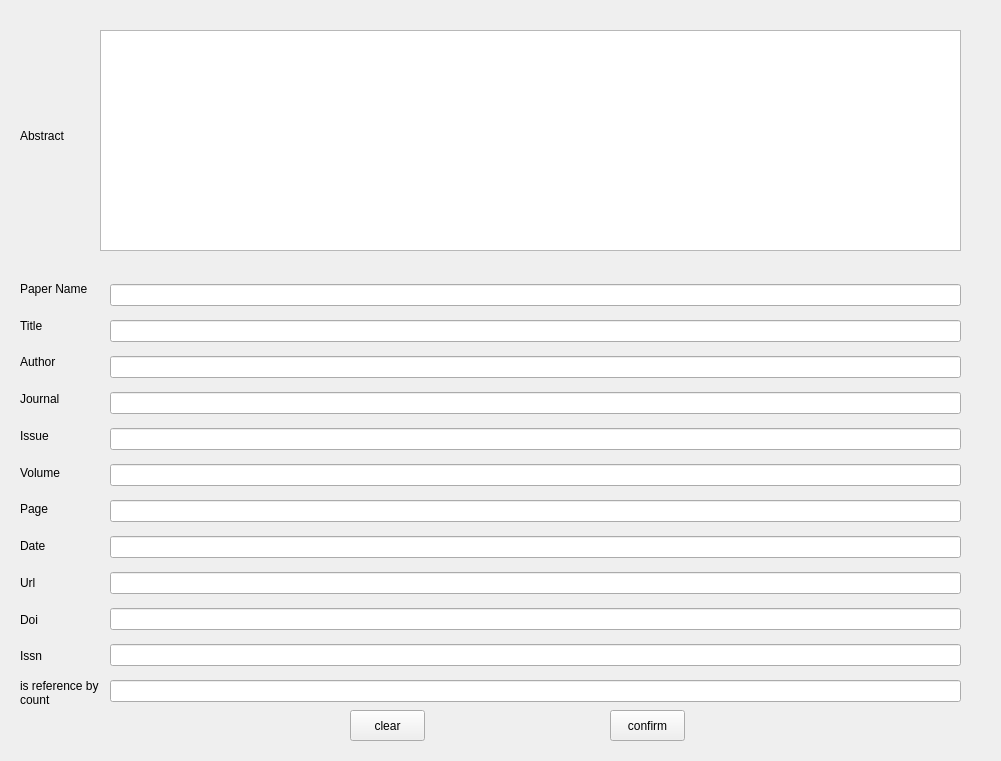
<?xml version="1.0" encoding="UTF-8"?>
<ui version="4.0">
 <class>Form</class>
 <widget class="QWidget" name="Form">
  <property name="geometry">
   <rect>
    <x>0</x>
    <y>0</y>
    <width>1001</width>
    <height>761</height>
   </rect>
  </property>
  <property name="windowTitle">
   <string>Paper Detail</string>
  </property>
  <widget class="QTextEdit" name="abstractTextEdit">
   <property name="geometry">
    <rect>
     <x>100</x>
     <y>30</y>
     <width>861</width>
     <height>221</height>
    </rect>
   </property>
   <property name="html">
    <string>&lt;!DOCTYPE HTML PUBLIC &quot;-//W3C//DTD HTML 4.0//EN&quot; &quot;http://www.w3.org/TR/REC-html40/strict.dtd&quot;&gt;
&lt;html&gt;&lt;head&gt;&lt;meta name=&quot;qrichtext&quot; content=&quot;1&quot; /&gt;&lt;meta charset=&quot;utf-8&quot; /&gt;&lt;style type=&quot;text/css&quot;&gt;
p, li { white-space: pre-wrap; }
hr { height: 1px; border-width: 0; }
li.unchecked::marker { content: &quot;\2610&quot;; }
li.checked::marker { content: &quot;\2612&quot;; }
&lt;/style&gt;&lt;/head&gt;&lt;body style=&quot; font-family:'Microsoft YaHei UI'; font-size:9pt; font-weight:400; font-style:normal;&quot;&gt;
&lt;p style=&quot;-qt-paragraph-type:empty; margin-top:0px; margin-bottom:0px; margin-left:0px; margin-right:0px; -qt-block-indent:0; text-indent:0px;&quot;&gt;&lt;br /&gt;&lt;/p&gt;&lt;/body&gt;&lt;/html&gt;</string>
   </property>
  </widget>
  <widget class="QLabel" name="abstractLabel">
   <property name="geometry">
    <rect>
     <x>20</x>
     <y>120</y>
     <width>51</width>
     <height>31</height>
    </rect>
   </property>
   <property name="text">
    <string>Abstract</string>
   </property>
  </widget>
  <widget class="QWidget" name="verticalLayoutWidget">
   <property name="geometry">
    <rect>
     <x>20</x>
     <y>270</y>
     <width>81</width>
     <height>441</height>
    </rect>
   </property>
   <layout class="QVBoxLayout" name="labelVerticalLayout">
    <property name="spacing">
     <number>0</number>
    </property>
    <item>
     <widget class="QLabel" name="paperNameLabel">
      <property name="text">
       <string>Paper Name</string>
      </property>
     </widget>
    </item>
    <item>
     <widget class="QLabel" name="TitleLabel">
      <property name="text">
       <string>Title</string>
      </property>
     </widget>
    </item>
    <item>
     <widget class="QLabel" name="authorLabel">
      <property name="text">
       <string>Author</string>
      </property>
     </widget>
    </item>
    <item>
     <widget class="QLabel" name="JournalLabel">
      <property name="text">
       <string>Journal</string>
      </property>
     </widget>
    </item>
    <item>
     <widget class="QLabel" name="IssueLabel">
      <property name="text">
       <string>Issue</string>
      </property>
     </widget>
    </item>
    <item>
     <widget class="QLabel" name="VolumeLabel">
      <property name="text">
       <string>Volume</string>
      </property>
     </widget>
    </item>
    <item>
     <widget class="QLabel" name="pageLabel">
      <property name="text">
       <string>Page</string>
      </property>
     </widget>
    </item>
    <item>
     <widget class="QLabel" name="dateLabel">
      <property name="text">
       <string>Date</string>
      </property>
     </widget>
    </item>
    <item>
     <widget class="QLabel" name="urlLabel">
      <property name="text">
       <string>Url</string>
      </property>
     </widget>
    </item>
    <item>
     <widget class="QLabel" name="doiLabel">
      <property name="text">
       <string>Doi</string>
      </property>
     </widget>
    </item>
    <item>
     <widget class="QLabel" name="issnLabel">
      <property name="text">
       <string>Issn</string>
      </property>
     </widget>
    </item>
    <item>
     <widget class="QLabel" name="isReferenceLabel">
      <property name="text">
       <string>is reference by count</string>
      </property>
      <property name="wordWrap">
       <bool>true</bool>
      </property>
     </widget>
    </item>
   </layout>
  </widget>
  <widget class="QWidget" name="verticalLayoutWidget_2">
   <property name="geometry">
    <rect>
     <x>110</x>
     <y>270</y>
     <width>851</width>
     <height>451</height>
    </rect>
   </property>
   <layout class="QVBoxLayout" name="LineEditVerticalLayout">
    <property name="spacing">
     <number>0</number>
    </property>
    <item>
     <widget class="QLineEdit" name="paperNameLineEdit">
      <property name="text">
       <string/>
      </property>
     </widget>
    </item>
    <item>
     <widget class="QLineEdit" name="titleLineEdit"/>
    </item>
    <item>
     <widget class="QLineEdit" name="authorLineEdit"/>
    </item>
    <item>
     <widget class="QLineEdit" name="journalLineEdit"/>
    </item>
    <item>
     <widget class="QLineEdit" name="issueLineEdit"/>
    </item>
    <item>
     <widget class="QLineEdit" name="volumeLineEdit"/>
    </item>
    <item>
     <widget class="QLineEdit" name="pageLineEdit"/>
    </item>
    <item>
     <widget class="QLineEdit" name="dateLineEdit"/>
    </item>
    <item>
     <widget class="QLineEdit" name="urlLineEdit"/>
    </item>
    <item>
     <widget class="QLineEdit" name="doiLineEdit"/>
    </item>
    <item>
     <widget class="QLineEdit" name="issnLineEdit"/>
    </item>
    <item>
     <widget class="QLineEdit" name="isReferenceLineEdit"/>
    </item>
   </layout>
  </widget>
  <widget class="QPushButton" name="pushButton">
   <property name="geometry">
    <rect>
     <x>350</x>
     <y>710</y>
     <width>75</width>
     <height>31</height>
    </rect>
   </property>
   <property name="text">
    <string>clear</string>
   </property>
   <property name="icon">
    <iconset>
     <normaloff>../images/clear.png</normaloff>../images/clear.png</iconset>
   </property>
  </widget>
  <widget class="QPushButton" name="pushButton_2">
   <property name="geometry">
    <rect>
     <x>610</x>
     <y>710</y>
     <width>75</width>
     <height>31</height>
    </rect>
   </property>
   <property name="text">
    <string>confirm</string>
   </property>
   <property name="icon">
    <iconset>
     <normaloff>../images/confirm.png</normaloff>../images/confirm.png</iconset>
   </property>
  </widget>
 </widget>
 <resources/>
 <connections/>
</ui>
